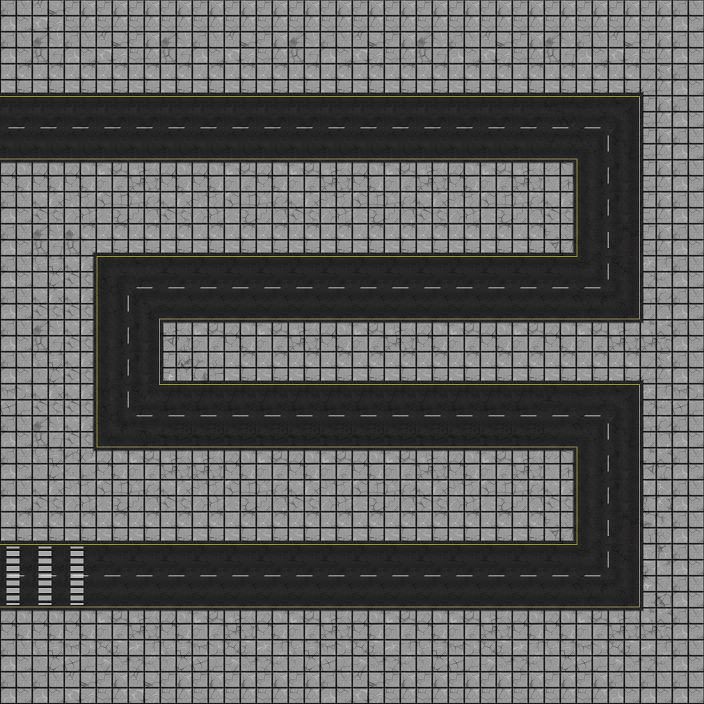

This game map was drawn from its Tiled (.tmx) file and the tilesets committed beside it. A one-line description and the trimmed map source follow:
An orthogonal 22x22 tile map with 32x32 px tiles, 3 tile layers (collision, Floor, Road), 2 tilesets.

<map version="1.0" orientation="orthogonal" width="22" height="22" tilewidth="32" tileheight="32">
 <properties>
  <property name="startX" value="0" />
  <property name="startY" value="17" />
  <property name="targetX" value="1" />
  <property name="targetY" value="3" />
 </properties>
 <tileset firstgid="1" name="road" tilewidth="32" tileheight="32">
  <image source="road.png" />
 </tileset>
 <tileset firstgid="193" name="collision" tilewidth="32" tileheight="32">
  <image source="collision.png" />
  <tile id="0">
   <properties>
    <property name="Type" value="grass" />
   </properties>
  </tile>
 </tileset>
 <layer name="collision" width="22" height="22">
  <data>[484 cells, 164 non-empty, 1 distinct tile ids]</data>
 </layer>
 <layer name="Floor" width="22" height="22">
  <data>[484 cells, 484 non-empty, 12 distinct tile ids]</data>
 </layer>
 <layer name="Road" width="22" height="22">
  <data>[484 cells, 328 non-empty, 59 distinct tile ids]</data>
 </layer>
</map>
